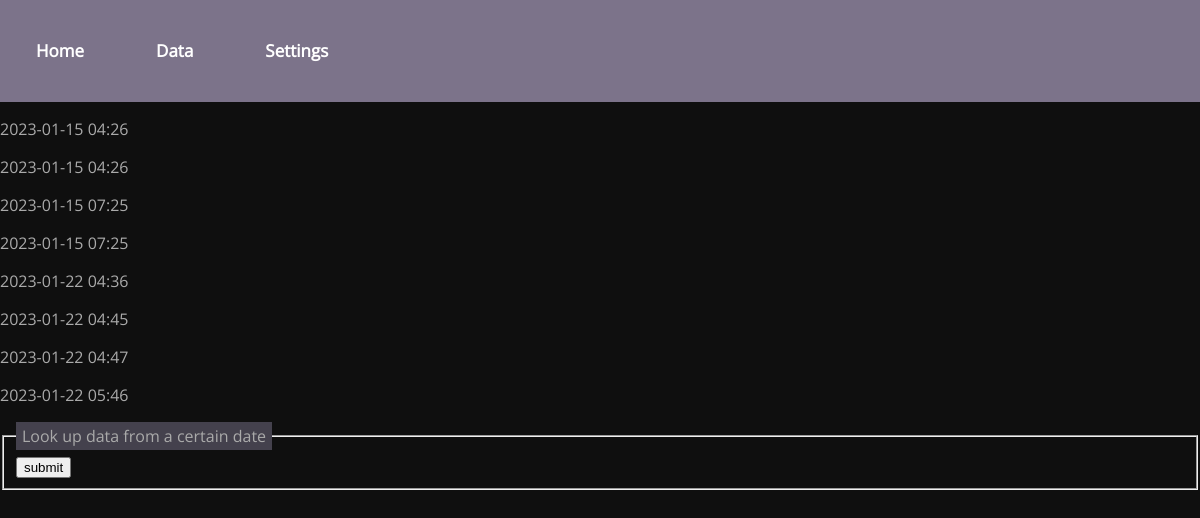
The page /filament/data/ on the database as committed earlier.
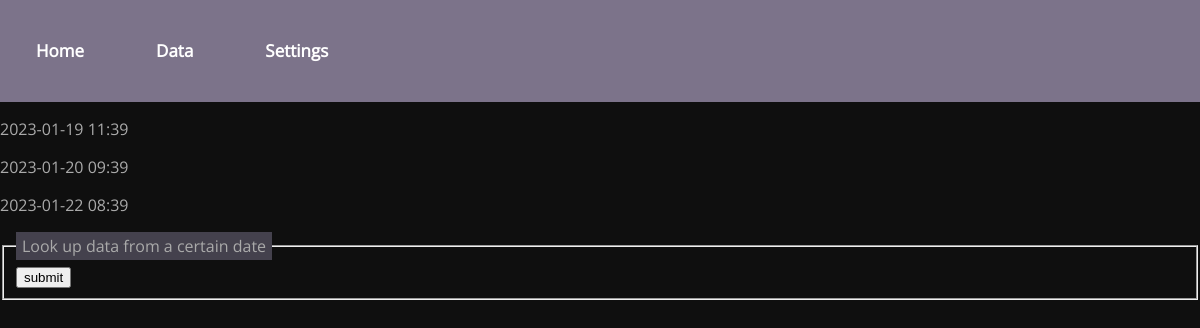
The same page on the database as committed later.
### light_monitoring/models.py (models this page shows, shortened)
class Data_Entry(models.Model):
    startTime = models.DateTimeField(default=None)
    endTime = models.DateTimeField(default=None)
    class Meta:
        app_label  = 'light_monitoring' # Needed for dataSaving.py

### light_monitoring/views.py (the view)
# urls.py: path('data/', data, name="data"),
def data(request):
    context = {
        "data_entries": Data_Entry.objects.all().order_by("endTime")
    }
    return render(request, 'light_monitoring/data.html', context)

### light_monitoring/templates/light_monitoring/data.html (shortened to what this page needs)
{% extends 'base.html' %}
{%block body%}
    {% for entry in data_entries%}
        <p>{{entry.endTime|date:'Y-m-d h:i'}}</p>
    {% endfor %}
    <fieldset>
        <legend>Look up data from a certain date</legend>
        <form method="GET">
            <input type="submit" value="submit">
        </form>
</fieldset>
{%endblock%}

### light_monitoring/templates/base.html (shortened to what this page needs)
<!DOCTYPE html>
<html lang="en">
<head>
    {% load static %}
    <link rel="stylesheet" href="{% static 'light_monitoring/style.css' %}">
</head>
<body>
    <div class="topnav">
        <h1 class="navlink"><a href="/filament/">Home</a></h1>
        <h1 class="navlink"><a href="/filament/data">Data</a></h1>
        <h1 class="navlink"><a href="/filament/settings">Settings</a></h1>
    </div>
    {%block body%}{%endblock%}
</body>
</html>

### light_monitoring/static/light_monitoring/style.css (style rules this page uses)
* { box-sizing: border-box; }
body { font-family:"Open Sans"; background-color: rgb(15, 15, 15); color: rgb(170, 170, 170); margin: 0; padding: 0; }
.topnav { position: relative; top: 0; margin: 0; width: 100%; display: flex; align-items: center; background-color: rgb(124, 115, 138); color: #fff; }
.topnav a { display: inline-block; padding: 14px 16px; text-decoration: none; color: #fff; }
legend { background-color: rgb(68, 65, 77); color: rgb(170, 170, 170); padding: 3px 6px; }
.navlink { float: left; color: #f2f2f2; text-align: center; padding: 14px 20px; text-decoration: none; font-size: 17px; }

Rows that differ between the two databases and show on the page:
removed Data_Entry: endTime "2023-01-15 04:26"
removed Data_Entry: endTime "2023-01-15 04:26"
removed Data_Entry: endTime "2023-01-15 07:25"
removed Data_Entry: endTime "2023-01-15 07:25"
removed Data_Entry: endTime "2023-01-22 04:36"
removed Data_Entry: endTime "2023-01-22 04:45"
removed Data_Entry: endTime "2023-01-22 04:47"
removed Data_Entry: endTime "2023-01-22 05:46"
added Data_Entry: endTime "2023-01-19 11:39"
added Data_Entry: endTime "2023-01-20 09:39"
added Data_Entry: endTime "2023-01-22 08:39"
